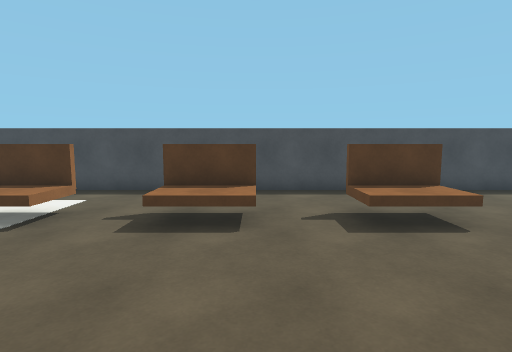
[1] (above)

23 first-person views from a walk through a Unity game level. The camera is 1.5 m above the floor, tilts 6° down and sees 80° across. The floor is counted in squares, 1 m on a side. Each view is taken from the middle of a square. On the plan, view 1 faces up. The plan holds only what a view shows up to about 15 squares ahead; the rest is blank. Some animated figures are left out.

[2]
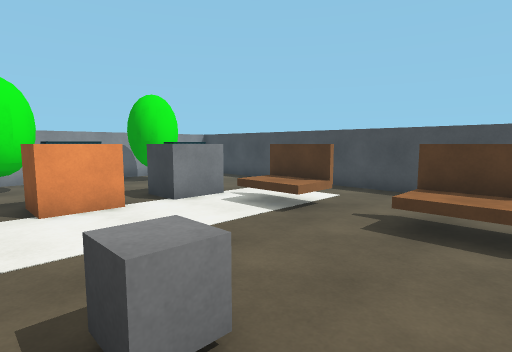

[3]
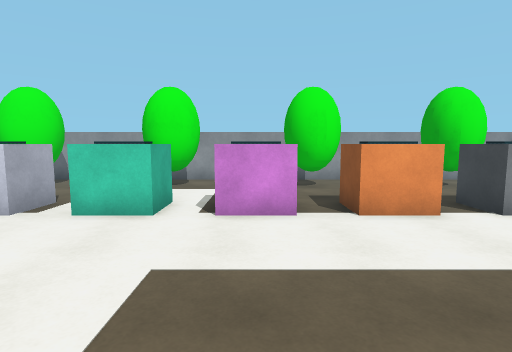

[4]
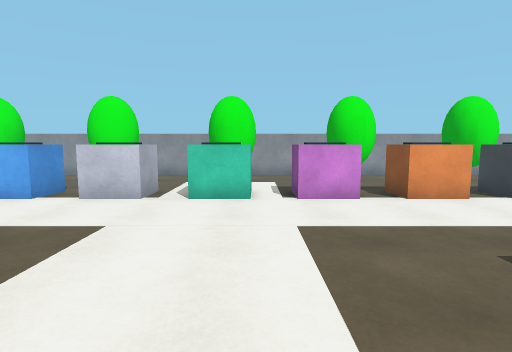

[5]
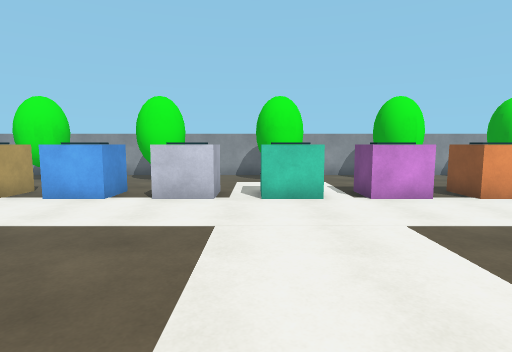

[6]
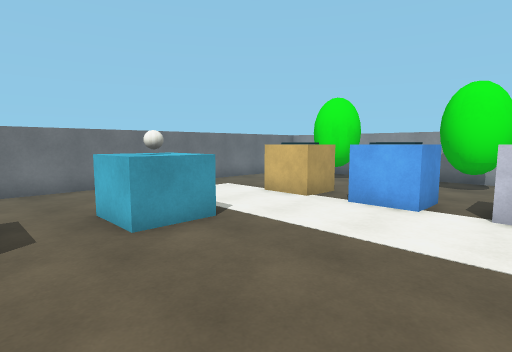

[7]
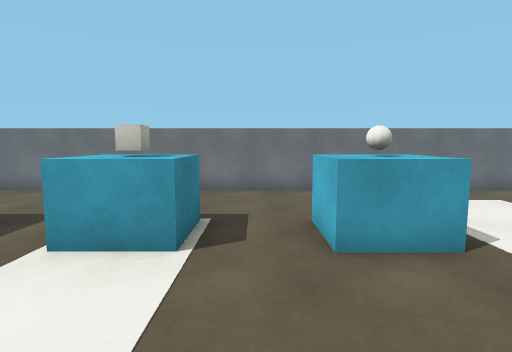

[8]
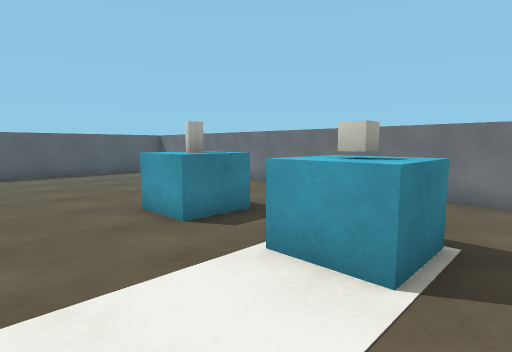

[9]
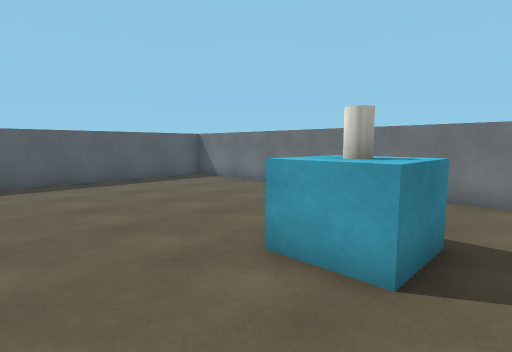

[10]
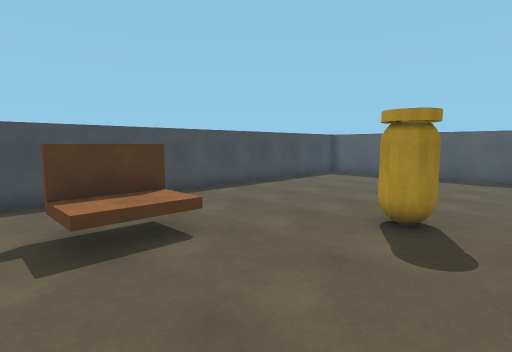

[11]
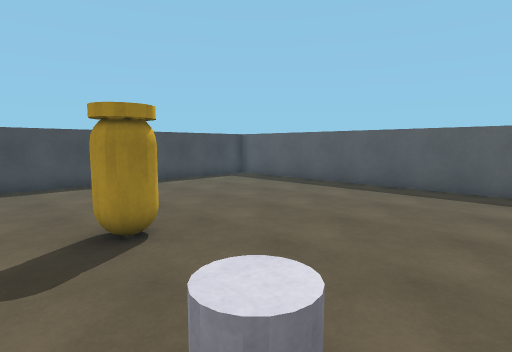

[12]
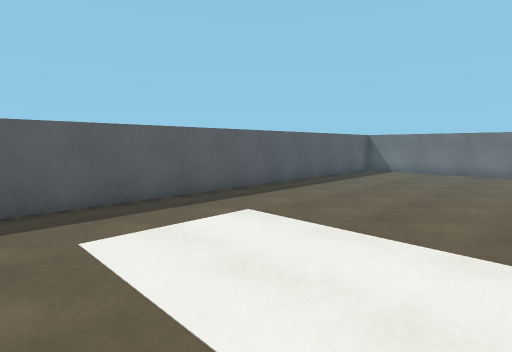

[13]
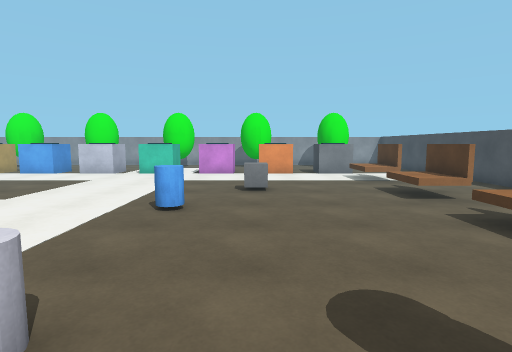

[14]
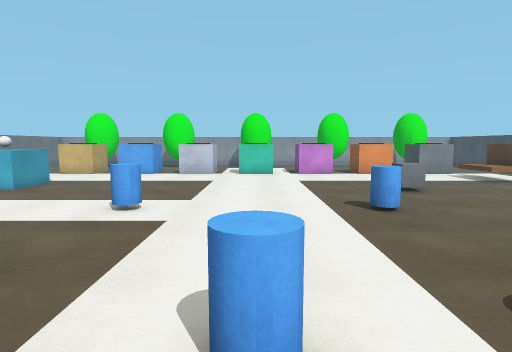

[15]
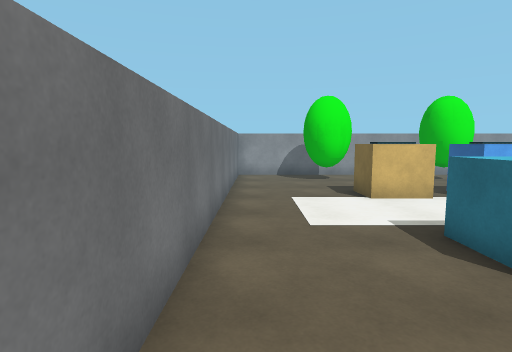

[16]
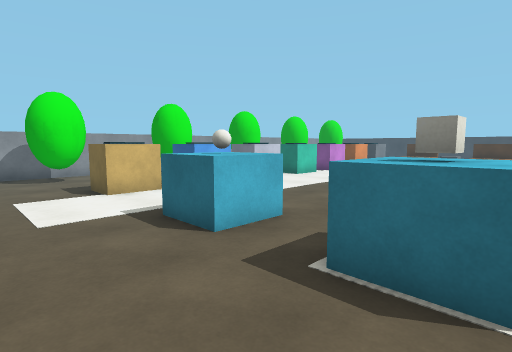

[17]
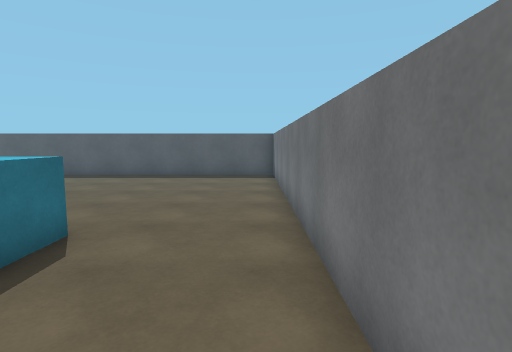

[18]
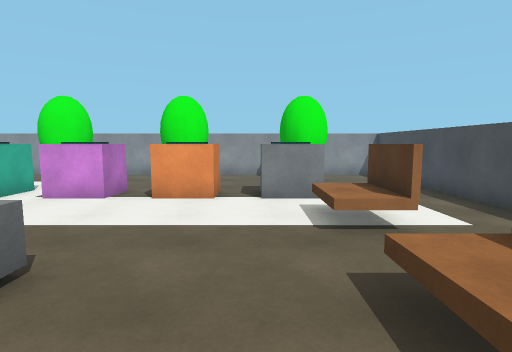

[19]
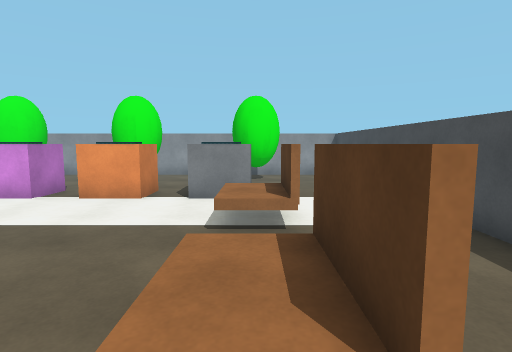

[20]
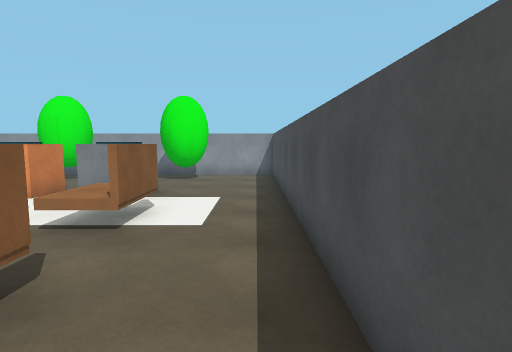

[21]
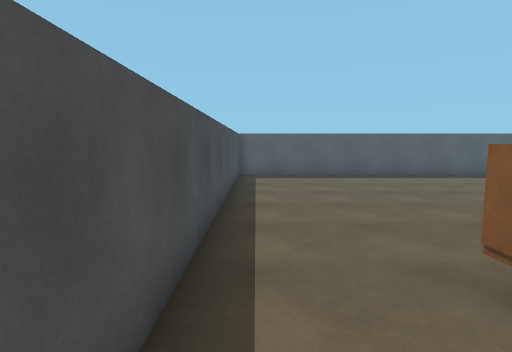

[22]
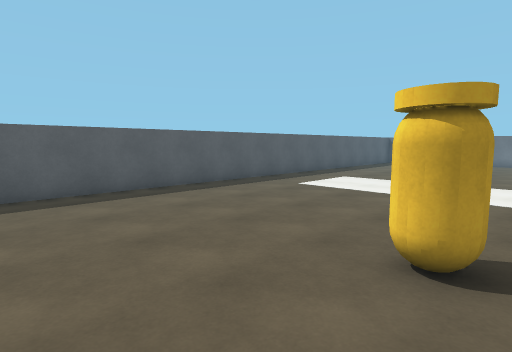

[23]
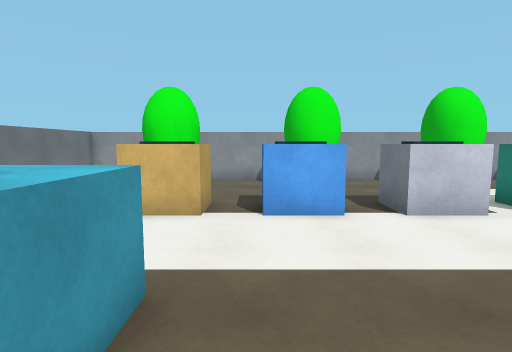

### Floor plan
Points are (right, up) in squares from view 1. A wall is a line through its corners. A room is listed if a view was taken in it or the views show most of it. See-through windows are left out.
Room 1 (views 1, 2, 3, 4, 5, 6, 7, 8, 9, 10, 11, 12, 13, 14, 15, 16, 17, 18, 19, 20, 21, 22, 23)
walls: (2, 5.3) (2, 6.8); (0, 6.6) (-2, 6.6); (0, 6.8) (0, 5.3); (4.1, 6.6) (2, 6.6); (-3.9, 6.6) (-6, 6.6); (-6, 6.7) (-4, 6.7) (-4, 5.3); (-11.8, -3) (-11.5, -3.2) (-11.2, -3.5); (-11.1, -8.6) (-11, -9.3) (-11.5, -9.8); (-11, -9.2) (-11.3, -9.6); (-11.1, 1.6) (-11, 0.9) (-11.3, 0.3); (-11.3, 1.7) (-11.1, 1.2); (-11.8, 2) (-11.5, 1.8) (-11.3, 1.6); (-11.3, -13.3) (-11, -13.8); (-11, 5.8) (-11.3, 5.3) (-11.8, 5.1); (-12.1, -13) (-11.6, -13.1); (15.8, -17.9) (15.8, 9.8) (-13.8, 9.8) (-13.8, -17.9) (15.5, -17.9)
low walls: (0, 5.3) (-2, 5.3); (4, 5.3) (2, 5.3); (-4, 5.3) (-6, 5.3)
ways out: gap at (-13, -14); gap at (-13, -9); gap at (-13, -4); gap at (-13, 1); gap at (-13, 6)
objects: other object (-9, -14) to (-7, -12); other object (-9, -11) to (-7, -9); other object (-9, -8) to (-7, -6); other object (-9, -5) to (-7, -3); other object (-9, -2) to (-7, 0); other object (-9, 1) to (-7, 3); other object (-9, 4) to (-7, 6); other object (-4, -14) to (-2, -12); other object (-3, -13); other object (-2, 1); other object (0, -14) to (2, -12); other object (1, -13); other object (1, -7); other object (1, -1); other object (4, -14) to (6, -12); other object (5, -13); other object (6, -4); other object (6, -1); other object (7, 3)

Where each view was taken, in squares from view 1:
view 1: 0 up, 0 right, facing up
view 2: 0 up, 0 right, facing up-left
view 3: 1 down, 1 left, facing left
view 4: 3 down, 1 right, facing left
view 5: 5 down, 1 right, facing left
view 6: 7 down, 0 right, facing down-left
view 7: 8 down, 1 left, facing down
view 8: 9 down, 1 left, facing down-right
view 9: 9 down, 3 right, facing down-right
view 10: 1 up, 1 right, facing up-right
view 11: 2 down, 5 right, facing up-right
view 12: 1 down, 8 right, facing down-right
view 13: 1 up, 8 right, facing left
view 14: 4 down, 8 right, facing left
view 15: 17 down, 1 right, facing left
view 16: 17 down, 2 right, facing up-left
view 17: 17 down, 1 right, facing right
view 18: 4 up, 1 right, facing left
view 19: 6 up, 1 right, facing left
view 20: 9 up, 1 right, facing left
view 21: 9 up, 1 right, facing right
view 22: 7 up, 6 right, facing down-right
view 23: 11 down, 1 left, facing left
